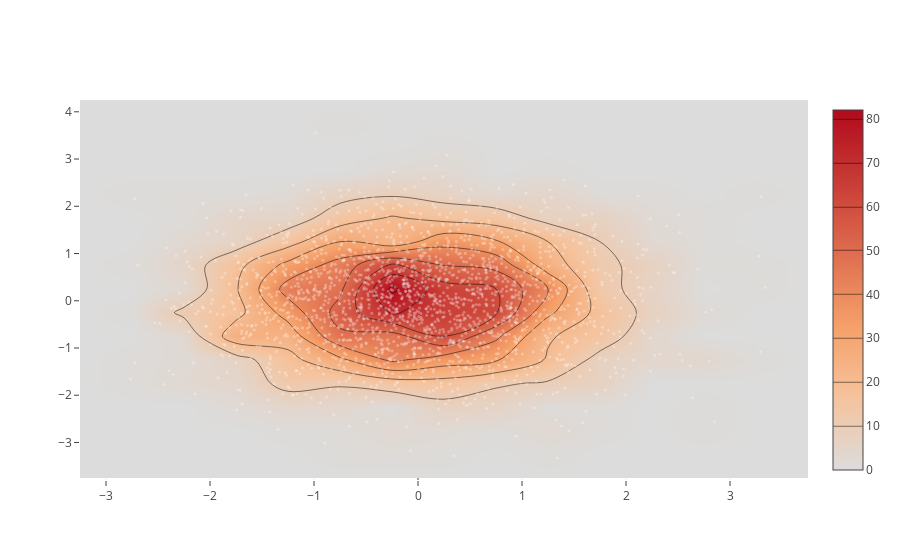

The notebook cell this image was saved under:
### Code cell
import plotly.graph_objs as go
import numpy as np

x = np.random.randn(2000)
y = np.random.randn(2000)
iplot([go.Histogram2dContour(x=x, y=y, contours=dict(coloring='heatmap')),
       go.Scatter(x=x, y=y, mode='markers', marker=dict(color='white', size=3, opacity=0.3))], show_link=False)

### Figure 1 — Plotly figure (JSON) as saved in the notebook; plotly's stock layout.template omitted (floating-point values rounded to 4 significant figures; data arrays with more than 128 entries replaced by an {"elided": "..."} marker saying what was removed)
{"data": [{"contours": {"coloring": "heatmap"}, "type": "histogram2dcontour", "uid": "e42d1798-d2f1-11e8-8886-8c8590851f43", "x": {"elided": "2000 float values"}, "y": {"elided": "2000 float values"}}, {"marker": {"color": "white", "opacity": 0.3, "size": 3}, "mode": "markers", "type": "scatter", "uid": "e42d1946-d2f1-11e8-8c47-8c8590851f43", "x": {"elided": "2000 float values"}, "y": {"elided": "2000 float values"}}], "layout": {}}
